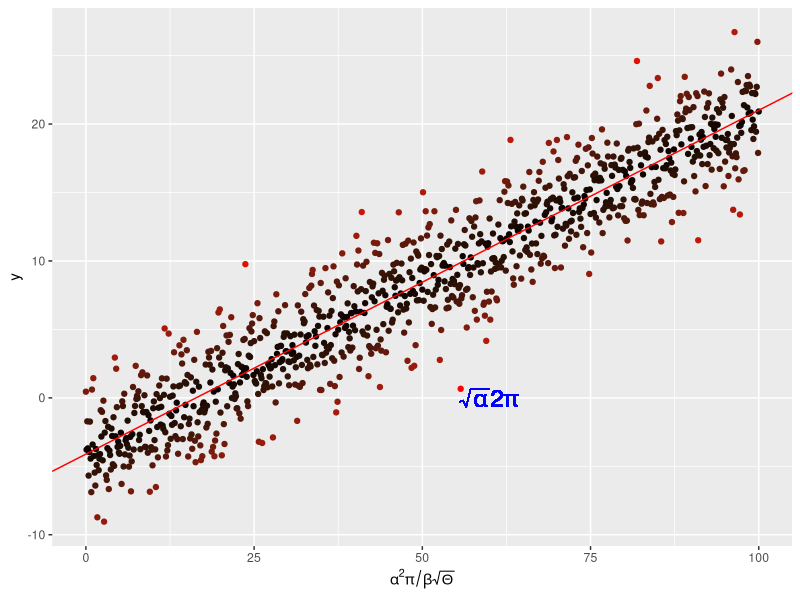

This chart was generated by the following R code:
require(ggplot2)

# script
x <- seq(0, 100, by = 0.1)
y <- -4. + 0.25 * x +
  rnorm(length(x), mean = 0., sd = 2.5)

# and put them in a dataframe
my_data <- data.frame(x = x, y = y)

# perform a linear regression
my_lm <- summary(lm(y ~ x, data = my_data))

# plot the data
p <-  ggplot(my_data, aes(x = x, y = y,
                          colour = abs(my_lm$residual))
             ) +
  geom_point() +
  scale_colour_gradient(low = "black", high = "red") +
  theme(legend.position = "none") +
  scale_x_continuous(
    expression(alpha^2 * pi / beta * sqrt(Theta)))

# add the regression line
p <- p + geom_abline(
  intercept = my_lm$coefficients[1][1],
  slope = my_lm$coefficients[2][1],
  colour = "red")
# throw some math on the plot
p <- p + geom_text(aes(x = 60, y = 0,
                       label = "sqrt(alpha) * 2* pi"), 
                       parse = TRUE, size = 6, 
                       colour = "blue")
# creates figure
pdf("../results/MyLinReg.pdf")
print(p)
dev.off()